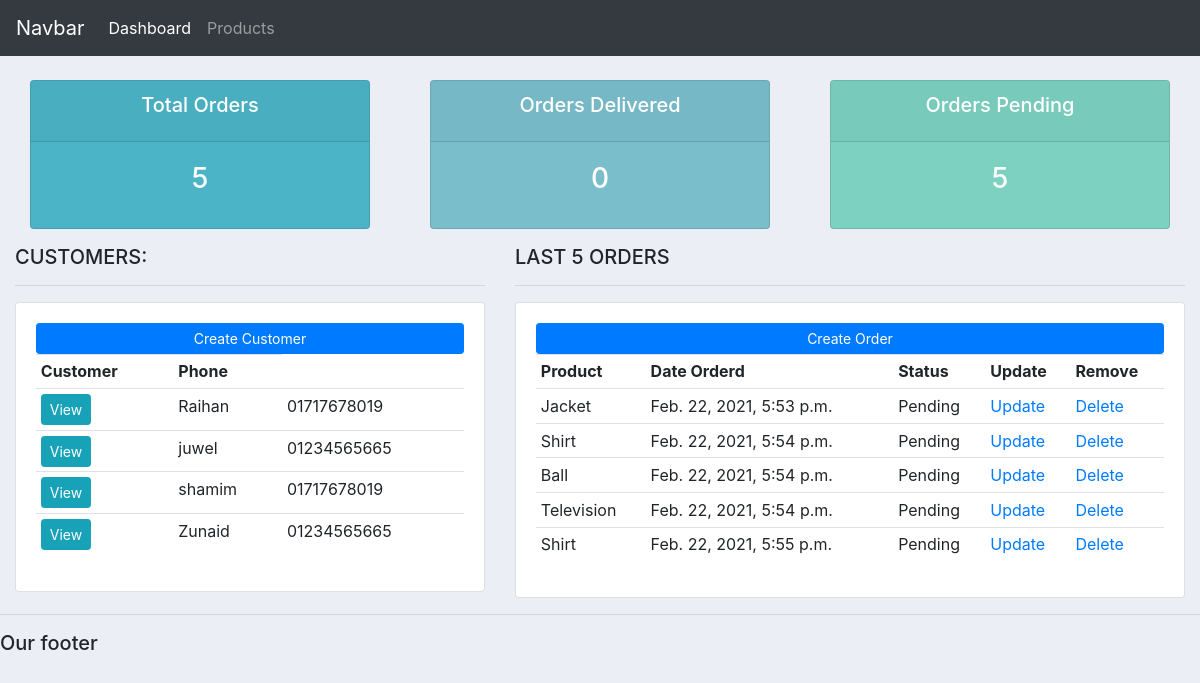
The app's page /, older data.
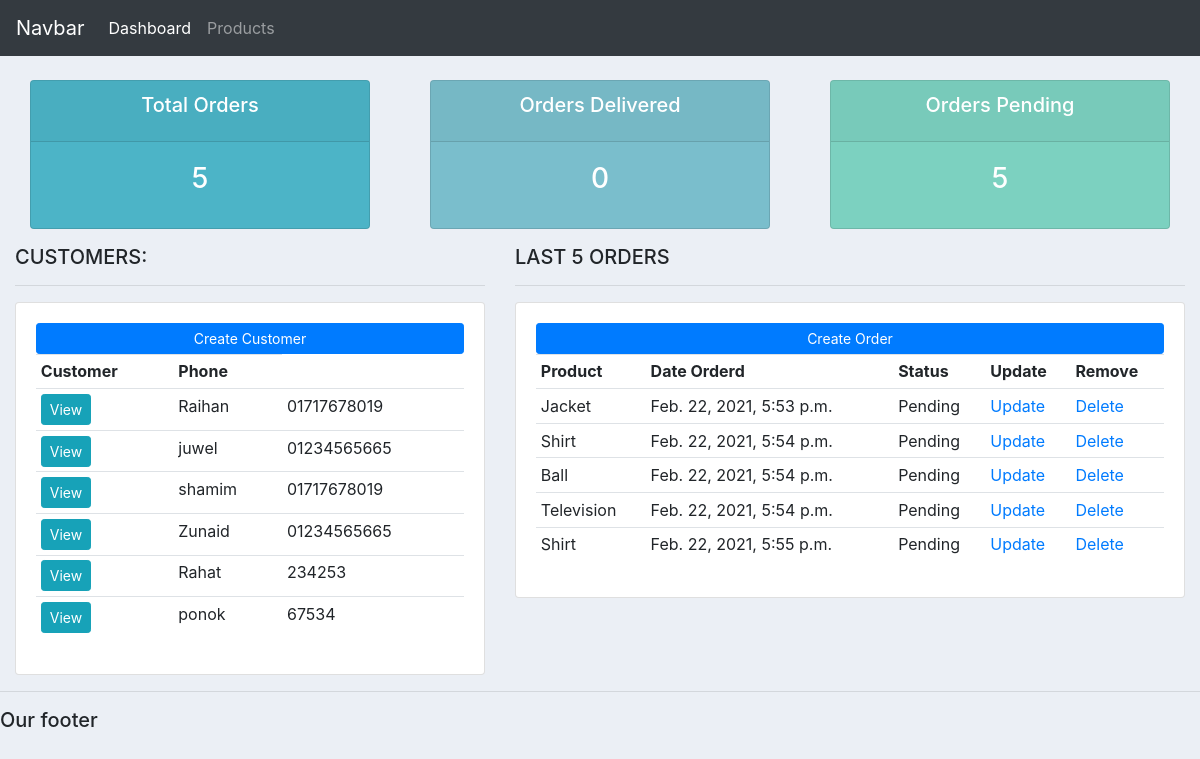
The same page, newer data.
### account/models.py (models this page shows, shortened)
class Customer(models.Model):
    name=models.CharField(max_length=200,null=True)
    phone=models.CharField(max_length=20,null=True)
    email=models.EmailField(max_length=30,null=True)
    date_created=models.DateTimeField(auto_now_add=True,null=True)

class Order(models.Model):
    STATUS = (
        ('Pending', 'Pending'),
        ('Out for delivery', 'Out for delivery'),
        ('Delivered', 'Delivered'),
    )
    customer=models.ForeignKey(Customer,null=True,on_delete=models.SET_NULL)
    product=models.ForeignKey(Product,null=True,on_delete=models.SET_NULL)
    date_created=models.DateTimeField(auto_now_add=True,null=True)
    status=models.CharField(max_length=200,null=True,choices=STATUS)

class Product(models.Model):
    CATEGORY=(('indoor_product','indoor_product'),('Outdoor','Outdoor'))
    name=models.CharField(max_length=200,null=True)
    price=models.FloatField(null=True)
    category=models.CharField(max_length=200,null=True,choices=CATEGORY)
    description=models.TextField(max_length=200,null=True)
    date_created=models.DateTimeField(auto_now_add=True,null=True)
    tag=models.ManyToManyField(Tag)
    def __str__(self):
        return self.name

### account/views.py (the view)
# urls.py: path('',views.home,name='home'),
def home(request):
    customers=Customer.objects.all()
    orders=Order.objects.all()
    delever=Order.objects.filter(status='Delivered').count()
    total_orders=Order.objects.count()
    pending=Order.objects.filter(status='Pending').count()
    context={'customers':customers,'orders':orders,'total_orders':total_orders,'delever':delever,'pending':pending}
    return render(request,'account/dashboard.html',context)

### templates/account/dashboard.html (shortened to what this page needs)
{% extends 'base.html' %}
{% block content %}
{% include 'account/status.html' %}
<div class="row">
	<div class="col-md-5">
		<h5>CUSTOMERS:</h5>
		<hr>
		<div class="card card-body">
			<a class="btn btn-primary  btn-sm btn-block" href="">Create Customer</a>
			<table class="table table-sm">
				<tr>
					<th>Customer</th>
					<th>Phone</th>
				</tr>
                {% for cus in customers %}
                <tr>
                <td><a class="btn btn-sm btn-info" href="{% url 'customer' cus.id %}">View</a></td>
                    <td>{{ cus.name }}</td>
                    <td>{{ cus.phone }}</td>
                </tr>
                {% endfor %}
			</table>
		</div>
	</div>
	<div class="col-md-7">
		<h5>LAST 5 ORDERS</h5>
		<hr>
		<div class="card card-body">
			<a class="btn btn-primary  btn-sm btn-block" href="">Create Order</a>
			<table class="table table-sm">
				<tr>
					<th>Product</th>
					<th>Date Orderd</th>
					<th>Status</th>
					<th>Update</th>
					<th>Remove</th>
				</tr>
               {% for oo in orders %}
                <tr>
                    <td>{{ oo.product }}</td>
                      <td>{{ oo.date_created }}</td>
                      <td>{{oo.status }}</td>
                    <td><a href="#">Update</a></td>
                      <td><a href="#">Delete</a></td>
                </tr>
                {% endfor %}
			</table>
		</div>
	</div>
</div>
{% endblock %}

### templates/base.html (shortened to what this page needs)
{% load static %}
<!DOCTYPE html>
<html>
<head>
	<link rel="stylesheet" href="https://stackpath.bootstrapcdn.com/bootstrap/4.3.1/css/bootstrap.min.css">
    <link rel="stylesheet" type="text/css" href="{% static '/css/main.css/' %}">
</head>
<body>
	{%  include 'account/navbar.html' %}
	<div class="container-fluid">
	{% block content %}
	{% endblock %}
    </div>
	<hr>
	<h5>Our footer</h5>
</body>
</html>

### templates/account/navbar.html (shortened to what this page needs)
<nav class="navbar navbar-expand-lg navbar-dark bg-dark">
  <a class="navbar-brand" href="{% url 'home' %}">Navbar</a>
  <div class="collapse navbar-collapse" id="navbarNav">
    <ul class="navbar-nav">
      <li class="nav-item active">
        <a class="nav-link" href="{% url 'home' %}">Dashboard</a>
      </li>
      <li class="nav-item">
        <a class="nav-link" href="{% url 'product' %}">Products</a>
      </li>
    </ul>
  </div>
</nav>

### templates/account/status.html
<br>
<div class="row">
	<div class="col">
		<div class="col-md">
			<div class="card text-center text-white  mb-3" id="total-orders">
			  	<div class="card-header">
			  		<h5 class="card-title">Total Orders</h5>
			  	</div>
			  	<div class="card-body">
			    	<h3 class="card-title">{{ total_orders }}</h3>
			  	</div>
			</div>
		</div>
	</div>
	<div class="col">
		<div class="col-md">
			<div class="card text-center text-white  mb-3" id="orders-delivered">
			  	<div class="card-header">
			  		<h5 class="card-title">Orders Delivered</h5>
			  	</div>
			  	<div class="card-body">
			    	<h3 class="card-title">{{ delever }}</h3>
			  	</div>
			</div>
		</div>
	</div>
	<div class="col">
		<div class="col-md">
			<div class="card text-center text-white  mb-3" id="orders-pending">
			  	<div class="card-header">
			  		<h5 class="card-title">Orders Pending</h5>
			  	</div>
			  	<div class="card-body">
			    	<h3 class="card-title">{{ pending }}</h3>
			  	</div>
			</div>
		</div>
	</div>
</div>

### static/css/main.css (style rules this page uses)
body { background-color: #ebeff5; }
#total-orders { background-color: #4cb4c7; }
#orders-delivered { background-color: #7abecc; }
#orders-pending { background-color: #7CD1C0; }

Row changes from the older to the newer data that the page shows:
added Customer: name "Rahat", phone "234253"
added Customer: name "ponok", phone "67534"
